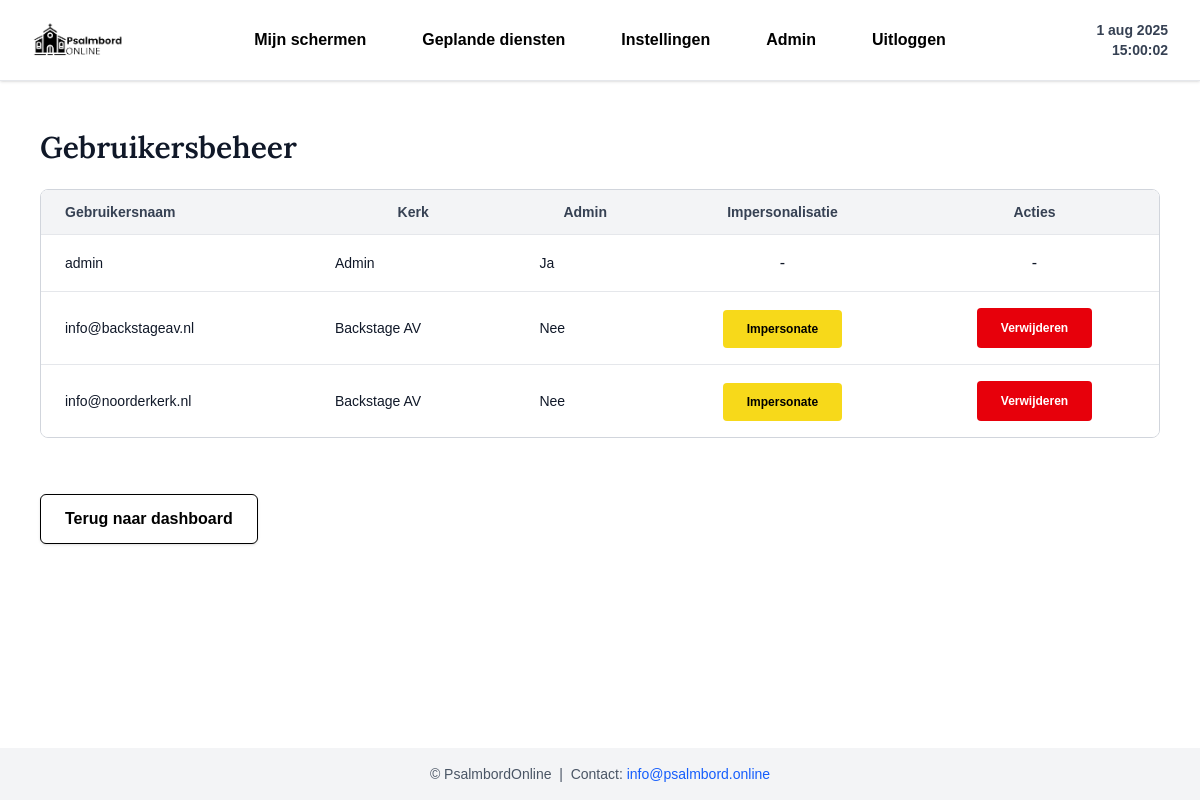
The app's page /admin/users (signed in) with its own data.
### app.py (models this page shows)
class Church(db.Model):
    id = db.Column(db.Integer, primary_key=True)
    name = db.Column(db.String(150), unique=True, nullable=False)
    is_active = db.Column(db.Boolean, default=False, nullable=False)  # New field for activation state
    contact_email = db.Column(db.String(150), default='')
    contact_phone = db.Column(db.String(50), default='')
    contact_address = db.Column(db.String(200), default='')
    logo_filename = db.Column(db.String(300), nullable=True)  # New field for logo filename
    users = db.relationship('User', backref='church', lazy=True)
    boards = db.relationship('Liturgiebord', backref='church', lazy=True)

class User(UserMixin, db.Model):
    id = db.Column(db.Integer, primary_key=True)
    username = db.Column(db.String(150), unique=True, nullable=False)
    password = db.Column(db.String(150), nullable=False)
    church_id = db.Column(db.Integer, db.ForeignKey('church.id'), nullable=False)
    is_admin = db.Column(db.Boolean, default=False)

### app.py (the view)
@app.route('/admin/users')
@login_required
def admin_users():
    if not current_user.is_admin:
        flash('Geen toegang')
        return redirect(url_for('portal'))
    users = User.query.all()
    return render_template('admin_users.html', users=users)

### app.py (called while the page is built)
@login_manager.user_loader
def load_user(user_id):
    return User.query.get(int(user_id))

@app.before_request
def impersonate_user():
    if 'impersonate_id' in session and 'admin_id' in session:
        admin = User.query.get(session['admin_id'])
        if admin and admin.is_authenticated and admin.is_admin:
            user = User.query.get(session['impersonate_id'])
            if user:
                login_user(user)
                current_user._is_impersonated = True
                current_user._real_admin_id = admin.id
    else:
        if hasattr(current_user, '_is_impersonated'):
            delattr(current_user, '_is_impersonated')
        if hasattr(current_user, '_real_admin_id'):
            delattr(current_user, '_real_admin_id')

### templates/admin_users.html (shortened to what this page needs)
{% extends 'base.html' %}
{% block content %}
<div class="space-y-8 max-w-6xl mx-auto px-4">
  <h2 class="text-3xl font-semibold mb-6">Gebruikersbeheer</h2>
  <div class="overflow-x-auto rounded-lg border border-gray-300">
    <table class="min-w-full divide-y divide-gray-200 bg-white">
      <thead class="bg-gray-100">
        <tr>
          <th scope="col" class="px-6 py-3 text-left text-sm font-semibold text-gray-700">Gebruikersnaam</th>
          <th scope="col" class="px-6 py-3 text-sm font-semibold text-gray-700">Kerk</th>
          <th scope="col" class="px-6 py-3 text-sm font-semibold text-gray-700">Admin</th>
          <th scope="col" class="px-6 py-3 text-center text-sm font-semibold text-gray-700">Impersonalisatie</th>
          <th scope="col" class="px-6 py-3 text-center text-sm font-semibold text-gray-700">Acties</th>
        </tr>
      </thead>
      <tbody class="divide-y divide-gray-200">
        {% for user in users %}
        <tr>
          <td class="whitespace-nowrap px-6 py-4 text-sm text-gray-900">{{ user.username }}</td>
          <td class="px-6 py-4 text-sm text-gray-900">{{ user.church.name }}</td>
          <td class="px-6 py-4 text-sm text-gray-900">{% if user.is_admin %}Ja{% else %}Nee{% endif %}</td>
          <td class="text-center px-6 py-4">
            {% if not user.is_admin %}
            <a href="{{ url_for('admin_impersonate', user_id=user.id) }}" class="bg-[#f7d91a] text-black text-xs px-6 py-3 rounded font-semibold hover:bg-yellow-300 transition">Impersonate</a>
            {% else %}-{% endif %}
          </td>
          <td class="text-center px-6 py-4">
            {% if not user.is_admin %}
            <form action="{{ url_for('admin_delete_user', user_id=user.id) }}" method="post" style="display:inline;" onsubmit="return confirm('Weet je zeker dat je deze gebruiker en alle bijbehorende kerkdata wilt verwijderen?');">
              <button type="submit" class="bg-red-600 text-white text-xs px-6 py-3 rounded font-semibold hover:bg-red-700 transition">Verwijderen</button>
            </form>
            {% else %}-{% endif %}
          </td>
        </tr>
        {% endfor %}
      </tbody>
    </table>
  </div>
  <a href="{{ url_for('admin_dashboard') }}" class="bg-white text-black border border-black px-6 py-3 rounded-md font-semibold shadow hover:bg-gray-100 transition inline-block mt-6">Terug naar dashboard</a>
</div>
{% endblock %}

### templates/base.html (shortened to what this page needs)
<!DOCTYPE html>
<html lang="en">
<head>
    <script src="https://cdn.jsdelivr.net/npm/@tailwindcss/browser@4"></script>
</head>
<body class="bg-white text-gray-900 font-sans min-h-screen flex flex-col">
  <nav class="bg-white border-b border-gray-200 shadow-sm">
    <div class="max-w-7xl mx-auto px-4 sm:px-6 lg:px-8">
      <div class="flex items-center justify-between h-20">
        <div class="flex-shrink-0 flex items-center w-24">
          {% if current_user.is_authenticated and current_user.church and current_user.church.logo_filename %}
          <a href="{{ url_for('index') }}"><img src="{{ url_for('uploaded_file', filename=current_user.church.logo_filename) }}" alt="Logo" class="h-10 w-auto object-contain"></a>
          {% else %}
          <a href="{{ url_for('index') }}"><img src="{{ url_for('static', filename='default_logo.png') }}" alt="Default Logo" class="h-10 w-auto object-contain"></a>
          {% endif %}
        </div>
        <div class="hidden sm:flex flex-1 justify-center">
          <div id="nav-links" class="flex flex-row gap-2 items-center">
            {% if current_user.is_authenticated %}
      <a href="/portal" class="text-black px-6 py-3 rounded font-semibold hover:bg-[#f7d91a] hover:text-black transition">Mijn schermen</a>
      <a href="{{ url_for('global_schedules') }}" class="text-black px-6 py-3 rounded font-semibold hover:bg-[#f7d91a] hover:text-black transition">Geplande diensten</a>
      <a href="{{ url_for('church_settings') }}" class="text-black px-6 py-3 rounded font-semibold hover:bg-[#f7d91a] hover:text-black transition">Instellingen</a>
      {% if current_user.is_admin %}
      <a href="{{ url_for('admin_dashboard') }}" class="text-black px-6 py-3 rounded font-semibold hover:bg-[#f7d91a] hover:text-black transition">Admin</a>
      {% endif %}
      <a href="/logout" class="text-black px-6 py-3 rounded font-semibold hover:bg-[#f7d91a] hover:text-black transition">Uitloggen</a>
      {% else %}
      <a href="/login" class="text-black px-6 py-3 rounded font-semibold hover:bg-[#f7d91a] hover:text-black transition">Inloggen</a>
      <a href="/register" class="text-black px-6 py-3 rounded font-semibold hover:bg-[#f7d91a] hover:text-black transition">Registreren</a>
            {% endif %}
          </div>
        </div>
        <div id="current-time" class="text-gray-700 font-semibold text-right text-sm w-24" title="Huidige datum en tijd">
          <div id="current-date"></div>
          <div id="current-clock" class="mt-0"></div>
        </div>
      </div>
    </div>
  </nav>
  <main class="flex-grow max-w-7xl mx-auto w-full px-6 py-8 sm:py-12">
    {% block content %}{% endblock %}
  </main>
  <footer class="bg-gray-100 text-gray-600 text-center py-4 text-sm">
    &copy; {{ current_year }} PsalmbordOnline &nbsp;|&nbsp; Contact: <a href="mailto:info@psalmbord.online" class="text-blue-600 hover:underline">info@psalmbord.online</a>
  </footer>
</body>
</html>

### templates/base.html (style rules this page uses)
h1, h2, h3, h4, h5, h6 { font-family: 'Lora', serif; font-weight: 600; -webkit-font-smoothing: antialiased; -moz-osx-font-smoothing: grayscale; }
body { font-family: 'Dosis', sans-serif; font-weight: 300; -webkit-font-smoothing: antialiased; -moz-osx-font-smoothing: grayscale; overflow-y: scroll; }

### records on screen
Church: logo_filename (picture)
User: username "admin", church.name "Admin", is_admin "Ja"
User: username "info@backstageav.nl", church.name "Backstage AV", is_admin "Nee"
User: username "info@noorderkerk.nl", church.name "Backstage AV", is_admin "Nee"
